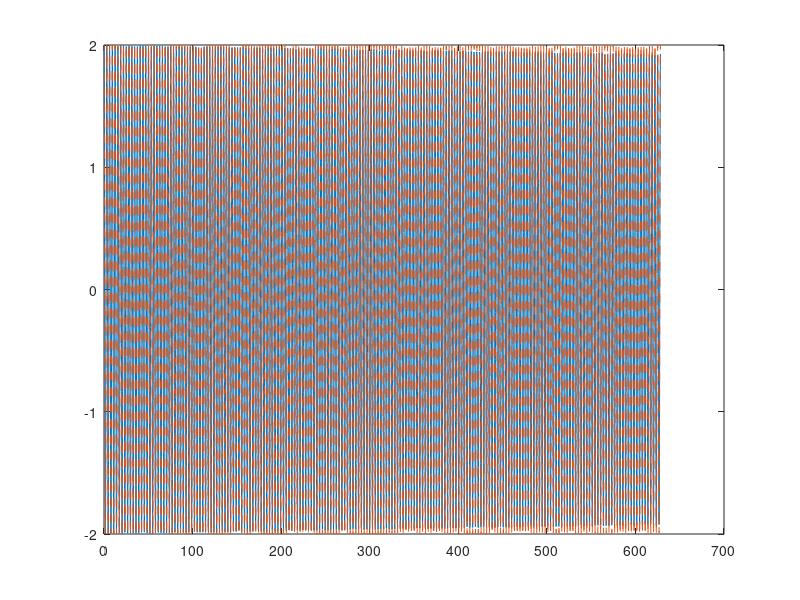

Source code (MATLAB):
% u stores position; velocity
om0 = 2;
% Function that returns u prime -> velocity; acceleration
f_osc = @(t, u) [u(2); -om0 ^ 2 * u(1)];
T0 = 2 * pi / om0;
tspan = [0, 200 * T0];
u0 = [2; 0];

opts = odeset('AbsTol', 1e-6, 'RelTol', 1e-3);

[t, y] = ode45(f_osc, tspan, u0, opts);

y_exact = 2 * cos(om0 * t);
plot(t, y(:, 1), t, y_exact, '--');